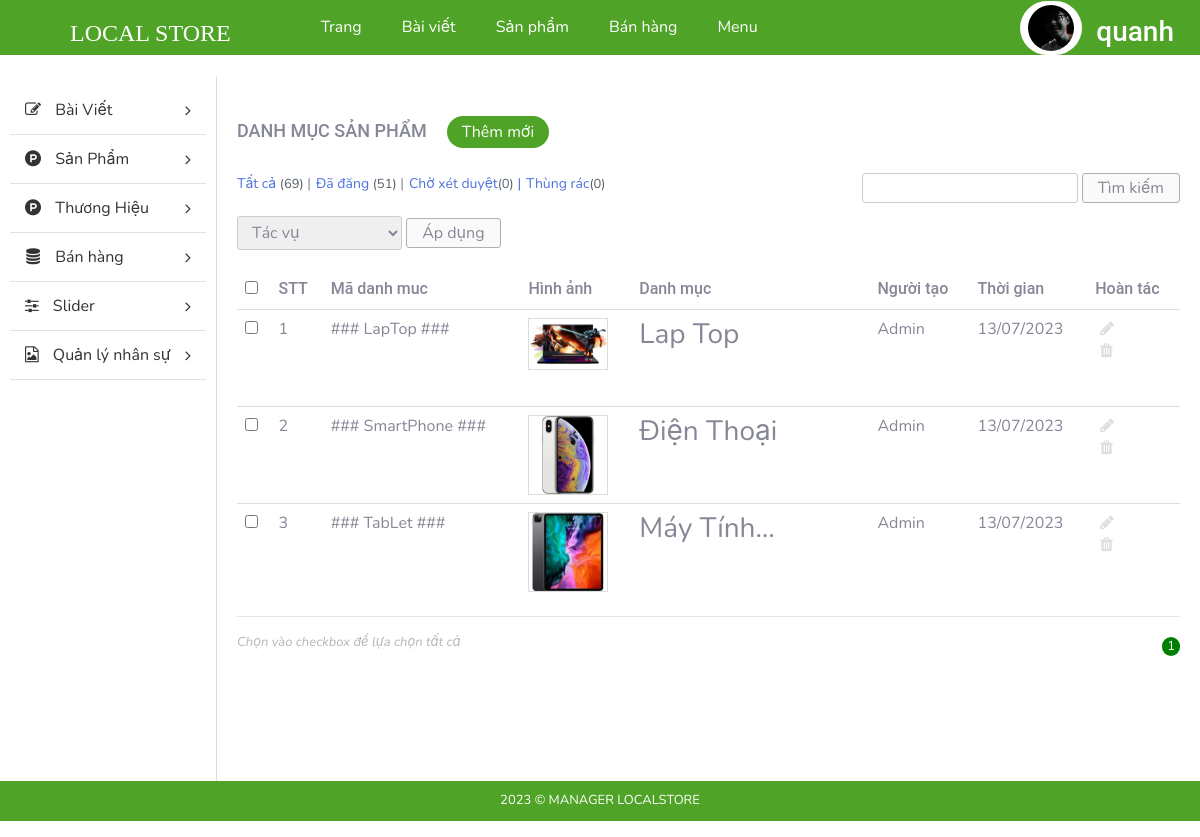
Page /admin/index.php?modules=categorys&controllers=index&action=list (signed in) on the committed database.
### tables this page shows
CREATE TABLE `tbl_category` (
  `id` int(11) NOT NULL,
  `name` varchar(255) NOT NULL,
  `code` varchar(255) NOT NULL,
  `image` varchar(255) NOT NULL,
  `description` text NOT NULL,
  `create_date` varchar(255) NOT NULL,
  `user` varchar(255) NOT NULL
);

### admin/libraries/database.php (called while the page is built, shortened)
<?php
function db_query($query_string) {
    global $conn;
    $result = mysqli_query($conn, $query_string);
    return $result;
}
function db_fetch_array($query_string) {
    $result = array();
    $mysqli_result = db_query($query_string);
    while ($row = mysqli_fetch_assoc($mysqli_result)) {
        $result[] = $row;
    }
    return $result;
}

### admin/modules/categorys/models/indexModel.php (called while the page is built, shortened)
<?php
function getAll() {
	return db_fetch_array("SELECT * FROM `tbl_category`");
}

### admin/modules/categorys/controllers/indexController.php (called while the page is built, shortened)
<?php
function listAction() {
	$data_tmp = getAll();
	if(!empty($_GET['page'])){
		$page = $_GET['page'];
	}else{
		$page =1;
	}
	$numProduct = count($data_tmp);
	$productOnPage = 5;
	$num = ceil($numProduct/$productOnPage);
	$start = ($page - 1) * $productOnPage;
	$res =[];
	for ($i=$start; $i < $start+$productOnPage; $i++) {
		if(isset($data_tmp[$i]))
        $res[] = $data_tmp[$i];
	};
	$data = [$res, $num, $page];
	load_view('list',$data);
}

### admin/core/router.php (called while the page is built, shortened)
<?php
$action_name = get_action().'Action';
call_function(array('construct', $action_name));

### admin/core/appload.php (called while the page is built, shortened)
<?php
require CONFIGPATH . DIRECTORY_SEPARATOR . 'database.php';
require LIBPATH . DIRECTORY_SEPARATOR . 'database.php';
require COREPATH . DIRECTORY_SEPARATOR . 'base.php';
require COREPATH . DIRECTORY_SEPARATOR . 'router.php';

### admin/index.php (called while the page is built, shortened)
<?php
require COREPATH.DIRECTORY_SEPARATOR.'appload.php';

### admin/modules/categorys/views/listView.php (the view, shortened to what this page needs)
<div id="main-content-wp" class="list-product-page">
    <div class="wrap clearfix">
        <div id="content" class="fl-right">
            <div class="section" id="title-page">
                <div class="clearfix">
                    <h3 id="index" class="fl-left">Danh Mục Sản Phẩm</h3>
                    <a href="?modules=categorys&controllers=index&action=add" title="" id="add-new" class="fl-left">Thêm mới</a>
                </div>
            </div>
            <div class="section" id="detail-page">
                <div class="section-detail">
                    <div class="filter-wp clearfix">
                        <ul class="post-status fl-left">
                            <li class="all"><a href="">Tất cả <span class="count">(69)</span></a> |</li>
                            <li class="publish"><a href="">Đã đăng <span class="count">(51)</span></a> |</li>
                            <li class="pending"><a href="">Chờ xét duyệt<span class="count">(0)</span> |</a></li>
                            <li class="pending"><a href="">Thùng rác<span class="count">(0)</span></a></li>
                        </ul>
                        <form method="GET" class="form-s fl-right">
                            <input type="text" name="s" id="s">
                            <input type="submit" name="sm_s" value="Tìm kiếm">
                        </form>
                    </div>
                    <div class="actions">
                        <form method="GET" action="" class="form-actions">
                            <select name="actions">
                                <option value="0">Tác vụ</option>
                            </select>
                            <input type="submit" name="sm_action" value="Áp dụng">
                        </form>
                    </div>
                    <div class="table-responsive">
                        <table class="table list-table-wp">
                            <thead>
                                <tr>
                                    <td><input type="checkbox" name="checkAll" id="checkAll"></td>
                                    <td><span class="thead-text">STT</span></td>
                                    <td><span class="thead-text">Mã danh muc</span></td>
                                    <td><span class="thead-text">Hình ảnh</span></td>
                                    <td><span class="thead-text">Danh mục</span></td>
                                    <td><span class="thead-text">Người tạo</span></td>
                                    <td><span class="thead-text">Thời gian</span></td>
                                    <td><span class="thead-text">Hoàn tác</span></td>
                                </tr>
                            </thead>
                            <tbody>
                                <?php $i=0; if(!empty($data['0'])) foreach ($data['0'] as $key => $value) { $i++;?>
                                <tr>
                                    <td><input type="checkbox" name="checkItem" class="checkItem"></td>
                                    <td><span class="tbody-text"><?php echo $i; ?></h3></span>
                                    <td><span class="tbody-text"><?php echo $value['code']; ?></h3></span>
                                    <td>
                                        <div class="tbody-thumb">
                                            <img src="<?php echo $value['image']; ?>" alt="">
                                        </div>
                                    </td>
                                    <td class="clearfix">
                                        <div class="tb-title fl-left">
                                            <h3><?php echo $value['name']; ?></h3>
                                        </div>
                                    </td>
                                    <td><span class="tbody-text"><?php echo $value['user']; ?></span></td>
                                    <td><span class="tbody-text"><?php echo $value['create_date']; ?></span></td>
                                    <td>
                                        <ul class="list-operation ">
                                            <li><a href="?modules=categorys&contollers=index&action=edit&id=<?php echo $value['id']; ?>" title="Sửa" class="edit"><i class="fa fa-pencil" aria-hidden="true"></i></a></li>
                                            <li><a href="?modules=categorys&contollers=index&action=delete&id=<?php echo $value['id']; ?>" title="Xóa" class="delete"><i class="fa fa-trash" aria-hidden="true"></i></a></li>
                                        </ul>
                                    </td>
                                </tr>
                                <?php }; ?>
                            </tbody>
                        </table>
                        <hr>
                    </div>
                </div>
            </div>
            <div class="section" id="paging-wp">
                <div class="section-detail clearfix">
                    <p id="desc" class="fl-left">Chọn vào checkbox để lựa chọn tất cả</p>
                    <ul id="list-paging" class="fl-right">
                        <?php for ($i=1; $i <= $data['1'] ; $i++) { ?>
                        <li>
                            <a <?php if($i == $data['2']) echo 'style="background-color: green;color:white; border-radius:300px;"';  ?>  href="?modules=categorys&controllers=index&action=list&page=<?php echo $i; ?>" title=""><?php echo $i; ?></a>
                        </li>
                        <?php }; ?>
                    </ul>
                </div>
            </div>
        </div>
    </div>
</div>

### admin/core/base.php (shortened to what this page needs)
<?php
function get_module() {
    global $config;
    $module = isset($_GET['modules']) ? $_GET['modules'] : $config['default_module'];
    return $module;
}
function call_function($list_function = array()) {
    if (is_array($list_function)) {
        foreach ($list_function as $f) {
            if (function_exists($f())) {
                $f();
            }
        }
    }
}
function load_view($name, $data_send = array()) {
    $data = $data_send;
    $path = MODULESPATH . DIRECTORY_SEPARATOR . get_module() . DIRECTORY_SEPARATOR . 'views' . DIRECTORY_SEPARATOR . $name . 'View.php';
    if (file_exists($path)) {
        require $path;
    } else {
        echo "Không tìm thấy {$path}";
    }
}
function get_header($name = '') {
    global $data;
    if (empty($name)) {
        $name = 'header';
    } else {
        $name = "header-{$name}";
    }
    $path = LAYOUTPATH . DIRECTORY_SEPARATOR . $name . '.php';
    if (file_exists($path)) {
        if (is_array($data)) {
            foreach ($data as $key => $a) {
                $$key = $a;
            }
        }
        require $path;
    } else {
        echo "Không tìm thấy {$path}";
    }
}
function get_footer($name = '') {
    global $data;
    if (empty($name)) {
        $name = 'footer';
    } else {
        $name = "footer-{$name}";
    }
    $path = LAYOUTPATH . DIRECTORY_SEPARATOR . $name . '.php';
    if (file_exists($path)) {
        if (is_array($data)) {
            foreach ($data as $key => $a) {
                $$key = $a;
            }
        }
        require $path;
    } else {
        echo "Không tìm thấy {$path}";
    }
}
function get_sidebar($name = '') {
    global $data;
    if (empty($name)) {
        $name = 'sidebar';
    } else {
        $name = "sidebar-{$name}";
    }
    $path = LAYOUTPATH . DIRECTORY_SEPARATOR . $name . '.php';
    if (file_exists($path)) {
        if (is_array($data)) {
            foreach ($data as $key => $a) {
                $$key = $a;
            }
        }
        require $path;
    } else {
        echo "Không tìm thấy {$path}";
    }
}
?>

### admin/public/css/import/global.css (style rules this page uses)
body { font-family: "Roboto Regular"; font-size: 14px; line-height: 24px; color: #333; }
.fl-left { float: left; }
.fl-right { float: right; }
img { max-width: 100%; height: auto; display: block; }
ul li { list-style: none!important; }
a { text-decoration: none!important; }

### admin/public/css/import/list_post.css (style rules this page uses)
#content { width: 82%; border-left: 1px solid #ddd; padding: 20px; }
#add-new { display: inline-block; color: #fff; background: #4fa327; padding: 4px 15px; margin: 20px; border-radius: 20px; }
#index { font-family: 'Roboto Medium'; font-weight: normal; text-transform: uppercase; font-size: 18px; padding: 24px 0px; }
.list-table-wp thead tr td { font-family: 'Roboto Medium'; font-weight: normal; }
.list-operation li { float: left; }
.list-operation li a { display: block; padding: 0px 5px; color: #ddd; }
.tb-title { width: 75%; display: -webkit-box; -webkit-line-clamp: 1; -moz-line-clamp: 1; -o-line-clamp: 1; -webkit-box-orient: vertical; -moz-box-orient: vertical; -o-box-orient: vertical; max-height: 100%; overflow: hidden; }
.list-operation { width: 25%; }
#paging-wp #desc { font-size: 13px; color: #b5b5b5; font-style: italic; }
#list-paging li { float: left; }
#list-paging li a { display: inline-block; color: #555; font-size: 13px; padding: 0px 5px; }
.filter-wp { margin-bottom: 5px; }
.actions { margin-bottom: 20px; }
.post-status li { float: left; font-size: 14px; margin-right: 5px; }
.post-status li .count { color: #555d66; font-size: 13px; display: inline-block; }
.form-s input[type="text"], .form-actions select { border-radius: 3px; border: 1px solid #ccc; padding: 2px 10px; }
.form-s input[type="submit"], .form-actions input[type="submit"] { border-radius: 3px; border: 1px solid #afafaf; padding: 2px 15px; background: #fafafa; }
.form-actions select { padding: 4px 10px; }

### admin/public/css/import/list_product.css (style rules this page uses)
.tbody-thumb { width: 80px; height: 80px; overflow: hidden; }
.tbody-thumb img { border: 1px solid #ddd; }

### admin/public/css/import/menu.css (style rules this page uses)
.actions select { border-radius: 3px; border: 1px solid #ccc; padding: 4px 10px; }

### admin/public/css/import/detail_order.css (style rules this page uses)
.table { margin-bottom: 0!important; }

### rows in the picture
tbl_category: code "### LapTop ###", image (picture), name "Lap Top", user "Admin", create_date "13/07/2023"
tbl_category: code "### SmartPhone ###", image (picture), name "Điện Thoại", user "Admin", create_date "13/07/2023"
tbl_category: code "### TabLet ###", image (picture), name "Máy…", user "Admin", create_date "13/07/2023"
